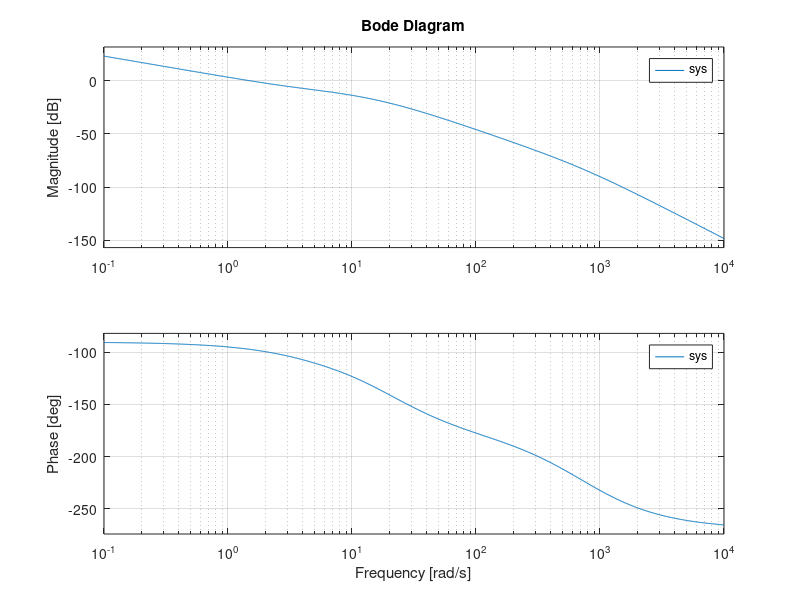

Write MATLAB code to recreate this figure.
load fp_lin_matrices_fit3.mat

disp(' ');
disp('--------1--------');
eigenvalues_A = eig(A);

disp('Matrix A eigenvalues:');
disp(eigenvalues_A');

disp(['Real part:' num2str(real(eigenvalues_A)')]);
disp(['Im part:' num2str(imag(eigenvalues_A)')]);

disp(' ');
disp('--------2--------');
Contr = ctrb(A, B);
disp('Controllability matrix:');
disp(Contr);
% F = A*B;
fprintf('C rank: %d\n', rank(Contr));

disp(' ');
disp('--------3--------');
disp('1) Case: x3 is the output.');
C_temp = [0 0 1 0 0];
O = obsv(A,C_temp);
disp('Observabillity matrix:');
disp(O);
fprintf('O rank: %d\n', rank(O));

disp(' ');
disp('2) Case: x1 and x3 are the output.');
C_temp = [1 0 1 0 0];
O = obsv(A,C_temp);
disp('Observabillity matrix:');
disp(O);
fprintf('O rank: %d\n', rank(O));

disp('');
disp('-------------4-------------');
disp(size(D));
D = zeros(1);
% D = [0, 0, 0, 0, 0]
[NUM, DEN] = ss2tf(A,B,C_temp,D);
sys = tf(NUM, DEN);
disp('Transfer function is:');
sys
disp('Bode plot is : ');
bode(sys)

disp('');
disp('-------------5------------');
Q2 = C_temp.' * C_temp
R = 1
[K1,S,CLP] = lqr(A, B, Q2, R)

disp('Vector of gains:');
disp(K1);

temp = A - B * K1;
eig_t = eig(temp);
disp('Eigenvalues:');
disp(eig_t)

disp(['Real part:' num2str(real(eig_t)')]);
disp(['Im part:' num2str(imag(eig_t)')]);

